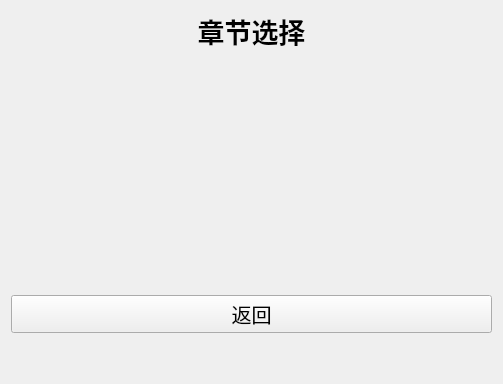
<?xml version="1.0" encoding="UTF-8"?>
<ui version="4.0">
 <class>ChapterSelectPage</class>
 <widget class="QWidget" name="ChapterSelectPage">
  <property name="geometry">
   <rect>
    <x>0</x>
    <y>0</y>
    <width>503</width>
    <height>384</height>
   </rect>
  </property>
  <property name="windowTitle">
   <string>Form</string>
  </property>
  <layout class="QGridLayout" name="gridLayout">
   <item row="0" column="0">
    <layout class="QVBoxLayout" name="verticalLayout" stretch="0,1,0,0">
     <item>
      <widget class="QLabel" name="label">
       <property name="font">
        <font>
         <pointsize>20</pointsize>
         <bold>true</bold>
        </font>
       </property>
       <property name="text">
        <string>章节选择</string>
       </property>
       <property name="alignment">
        <set>Qt::AlignmentFlag::AlignHCenter|Qt::AlignmentFlag::AlignTop</set>
       </property>
      </widget>
     </item>
     <item>
      <spacer name="verticalSpacer">
       <property name="orientation">
        <enum>Qt::Orientation::Vertical</enum>
       </property>
       <property name="sizeHint" stdset="0">
        <size>
         <width>20</width>
         <height>40</height>
        </size>
       </property>
      </spacer>
     </item>
     <item>
      <widget class="QPushButton" name="btn_back">
       <property name="font">
        <font>
         <pointsize>15</pointsize>
        </font>
       </property>
       <property name="text">
        <string>返回</string>
       </property>
      </widget>
     </item>
     <item>
      <spacer name="verticalSpacer_2">
       <property name="orientation">
        <enum>Qt::Orientation::Vertical</enum>
       </property>
       <property name="sizeHint" stdset="0">
        <size>
         <width>20</width>
         <height>40</height>
        </size>
       </property>
      </spacer>
     </item>
    </layout>
   </item>
  </layout>
 </widget>
 <resources/>
 <connections/>
</ui>
